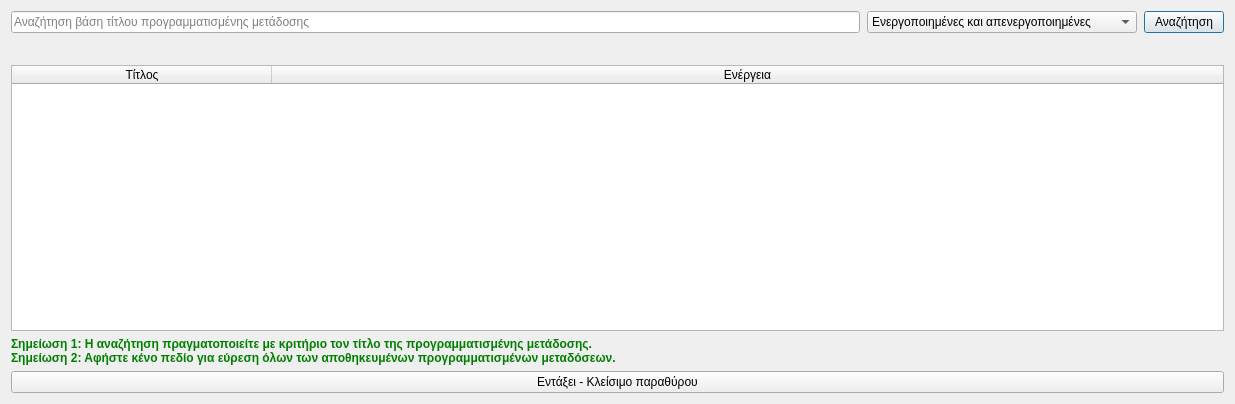
<?xml version="1.0" encoding="UTF-8"?>
<ui version="4.0">
 <class>Dialog</class>
 <widget class="QDialog" name="Dialog">
  <property name="geometry">
   <rect>
    <x>0</x>
    <y>0</y>
    <width>1235</width>
    <height>404</height>
   </rect>
  </property>
  <property name="windowTitle">
   <string>Εύρεση προγραμματισμένης μετάδοσης</string>
  </property>
  <property name="windowIcon">
   <iconset resource="../../../icons.qrc">
    <normaloff>:/main-window/assets/images/main-window/search.png</normaloff>:/main-window/assets/images/main-window/search.png</iconset>
  </property>
  <layout class="QVBoxLayout" name="verticalLayout">
   <item>
    <widget class="QFrame" name="frame">
     <property name="sizePolicy">
      <sizepolicy hsizetype="Preferred" vsizetype="Maximum">
       <horstretch>0</horstretch>
       <verstretch>0</verstretch>
      </sizepolicy>
     </property>
     <property name="styleSheet">
      <string notr="true">QFrame{border:none;}</string>
     </property>
     <property name="frameShape">
      <enum>QFrame::StyledPanel</enum>
     </property>
     <property name="frameShadow">
      <enum>QFrame::Raised</enum>
     </property>
     <layout class="QHBoxLayout" name="horizontalLayout">
      <property name="spacing">
       <number>7</number>
      </property>
      <property name="leftMargin">
       <number>0</number>
      </property>
      <property name="topMargin">
       <number>0</number>
      </property>
      <property name="rightMargin">
       <number>0</number>
      </property>
      <property name="bottomMargin">
       <number>0</number>
      </property>
      <item>
       <widget class="QLineEdit" name="search_phrase">
        <property name="minimumSize">
         <size>
          <width>0</width>
          <height>0</height>
         </size>
        </property>
        <property name="placeholderText">
         <string>Αναζήτηση βάση τίτλου προγραμματισμένης μετάδοσης</string>
        </property>
       </widget>
      </item>
      <item>
       <widget class="QComboBox" name="active_or_inactive">
        <property name="sizePolicy">
         <sizepolicy hsizetype="Fixed" vsizetype="Fixed">
          <horstretch>0</horstretch>
          <verstretch>0</verstretch>
         </sizepolicy>
        </property>
        <property name="minimumSize">
         <size>
          <width>270</width>
          <height>0</height>
         </size>
        </property>
        <item>
         <property name="text">
          <string>Ενεργοποιημένες και απενεργοποιημένες</string>
         </property>
        </item>
        <item>
         <property name="text">
          <string>Ενεργοποιημένες</string>
         </property>
        </item>
        <item>
         <property name="text">
          <string>Απενεργοποιημένες</string>
         </property>
        </item>
       </widget>
      </item>
      <item>
       <widget class="QPushButton" name="search_button">
        <property name="sizePolicy">
         <sizepolicy hsizetype="Minimum" vsizetype="Maximum">
          <horstretch>0</horstretch>
          <verstretch>0</verstretch>
         </sizepolicy>
        </property>
        <property name="text">
         <string>Αναζήτηση</string>
        </property>
        <property name="icon">
         <iconset resource="../../../icons.qrc">
          <normaloff>:/main-window/assets/images/main-window/search.png</normaloff>:/main-window/assets/images/main-window/search.png</iconset>
        </property>
       </widget>
      </item>
     </layout>
    </widget>
   </item>
   <item>
    <widget class="QFrame" name="frame_2">
     <property name="styleSheet">
      <string notr="true">QFrame{border:none;}</string>
     </property>
     <property name="frameShape">
      <enum>QFrame::StyledPanel</enum>
     </property>
     <property name="frameShadow">
      <enum>QFrame::Raised</enum>
     </property>
     <layout class="QHBoxLayout" name="horizontalLayout_2">
      <property name="leftMargin">
       <number>0</number>
      </property>
      <property name="topMargin">
       <number>0</number>
      </property>
      <property name="rightMargin">
       <number>0</number>
      </property>
      <property name="bottomMargin">
       <number>0</number>
      </property>
      <item>
       <spacer name="horizontalSpacer_3">
        <property name="orientation">
         <enum>Qt::Horizontal</enum>
        </property>
        <property name="sizeHint" stdset="0">
         <size>
          <width>476</width>
          <height>20</height>
         </size>
        </property>
       </spacer>
      </item>
      <item>
       <widget class="QLabel" name="loading_label">
        <property name="minimumSize">
         <size>
          <width>220</width>
          <height>0</height>
         </size>
        </property>
        <property name="text">
         <string/>
        </property>
       </widget>
      </item>
      <item>
       <spacer name="horizontalSpacer_4">
        <property name="orientation">
         <enum>Qt::Horizontal</enum>
        </property>
        <property name="sizeHint" stdset="0">
         <size>
          <width>475</width>
          <height>20</height>
         </size>
        </property>
       </spacer>
      </item>
     </layout>
    </widget>
   </item>
   <item>
    <widget class="QTableWidget" name="table">
     <property name="editTriggers">
      <set>QAbstractItemView::NoEditTriggers</set>
     </property>
     <property name="alternatingRowColors">
      <bool>true</bool>
     </property>
     <property name="selectionMode">
      <enum>QAbstractItemView::SingleSelection</enum>
     </property>
     <property name="selectionBehavior">
      <enum>QAbstractItemView::SelectRows</enum>
     </property>
     <property name="sortingEnabled">
      <bool>false</bool>
     </property>
     <property name="rowCount">
      <number>0</number>
     </property>
     <attribute name="horizontalHeaderCascadingSectionResizes">
      <bool>false</bool>
     </attribute>
     <attribute name="horizontalHeaderHighlightSections">
      <bool>false</bool>
     </attribute>
     <attribute name="horizontalHeaderMinimumSectionSize">
      <number>260</number>
     </attribute>
     <attribute name="horizontalHeaderShowSortIndicator" stdset="0">
      <bool>false</bool>
     </attribute>
     <attribute name="horizontalHeaderStretchLastSection">
      <bool>true</bool>
     </attribute>
     <attribute name="verticalHeaderHighlightSections">
      <bool>false</bool>
     </attribute>
     <column>
      <property name="text">
       <string>Τίτλος</string>
      </property>
     </column>
     <column>
      <property name="text">
       <string>Ενέργεια</string>
      </property>
     </column>
    </widget>
   </item>
   <item>
    <widget class="QLabel" name="label">
     <property name="styleSheet">
      <string notr="true">QLabel{font-weight:bold;color:green;}</string>
     </property>
     <property name="text">
      <string>Σημείωση 1: Η αναζήτηση πραγματοποιείτε με κριτήριο τον τίτλο της προγραμματισμένης μετάδοσης.
Σημείωση 2: Αφήστε κένο πεδίο για εύρεση όλων των αποθηκευμένων προγραμματισμένων μεταδόσεων.</string>
     </property>
    </widget>
   </item>
   <item>
    <widget class="QPushButton" name="ok">
     <property name="sizePolicy">
      <sizepolicy hsizetype="Minimum" vsizetype="Maximum">
       <horstretch>0</horstretch>
       <verstretch>0</verstretch>
      </sizepolicy>
     </property>
     <property name="text">
      <string>Εντάξει - Κλείσιμο παραθύρου</string>
     </property>
     <property name="icon">
      <iconset resource="../../../icons.qrc">
       <normaloff>:/rest-windows/assets/images/rest-windows/ok.png</normaloff>:/rest-windows/assets/images/rest-windows/ok.png</iconset>
     </property>
    </widget>
   </item>
  </layout>
 </widget>
 <tabstops>
  <tabstop>search_phrase</tabstop>
  <tabstop>search_button</tabstop>
  <tabstop>table</tabstop>
  <tabstop>ok</tabstop>
 </tabstops>
 <resources>
  <include location="../../../icons.qrc"/>
 </resources>
 <connections/>
</ui>
